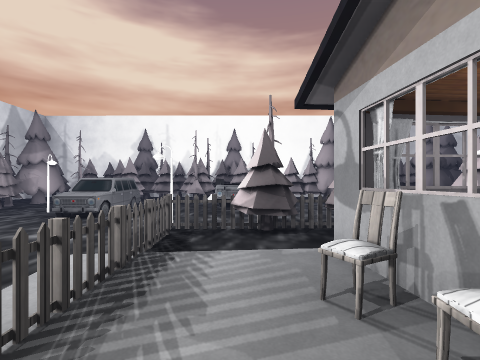
View 1 (above)

24 first-person views from a walk through a 3-D level made in the Unity game engine. The camera is 1.4 m above the floor, looks level and sees 85° across. Doors are open. The floor is counted in squares, 2 m on a side. Each view is taken from the middle of a square. On the plan, view 1 faces up. The plan holds only what a view shows up to about 9 squares ahead; the rest is blank. The place goes on beyond the plan. The player is left out. Some animated figures are left out. Some surface patterns are stand-ins.

View 2
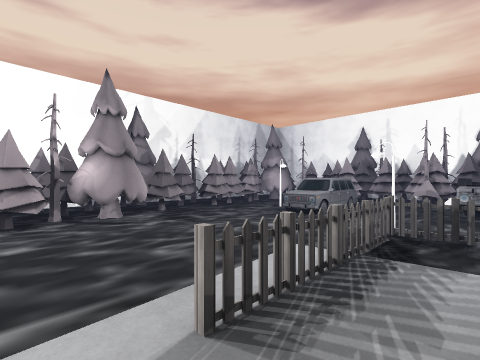

View 3
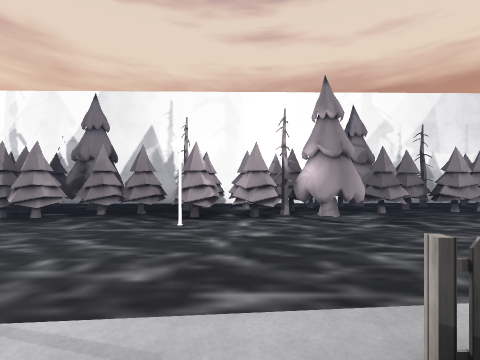

View 4
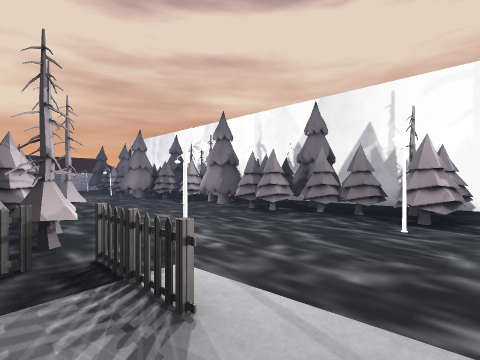

View 5
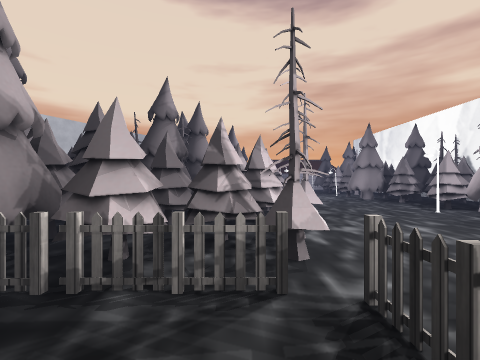

View 6
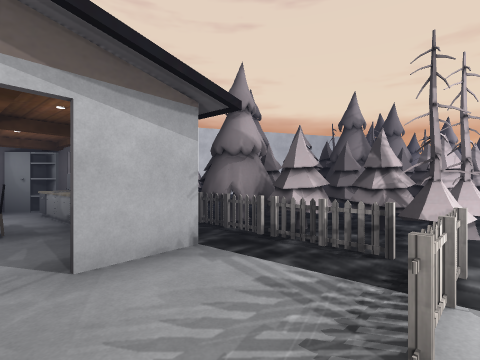

View 7
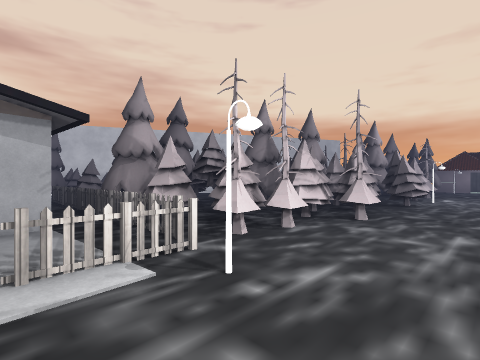

View 8
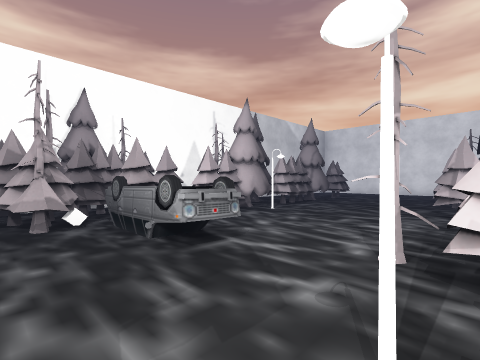

View 9
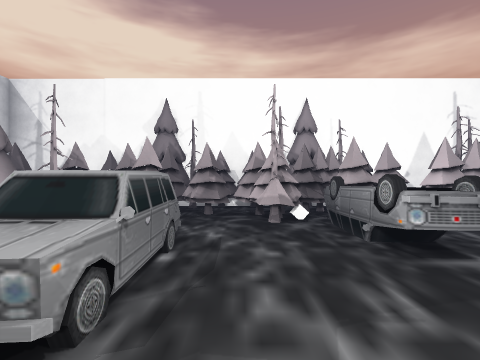

View 10
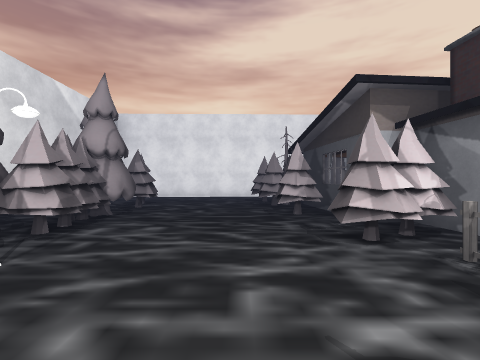

View 11
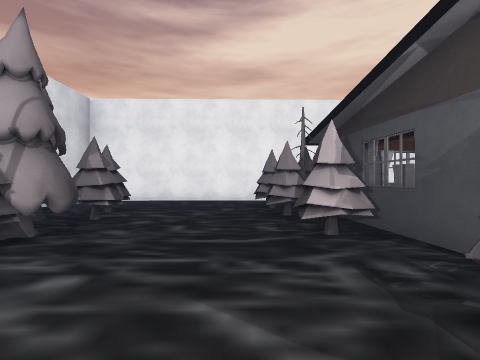

View 12
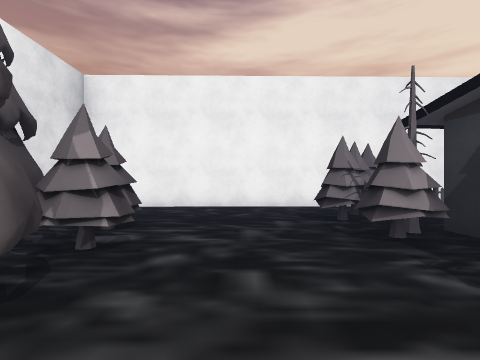

View 13
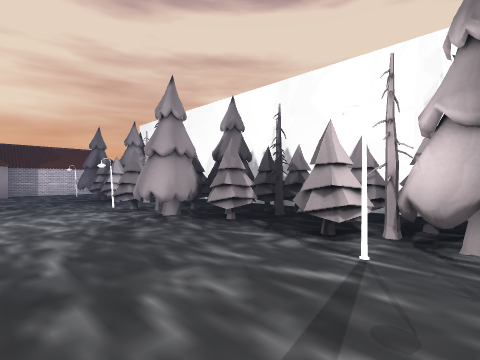

View 14
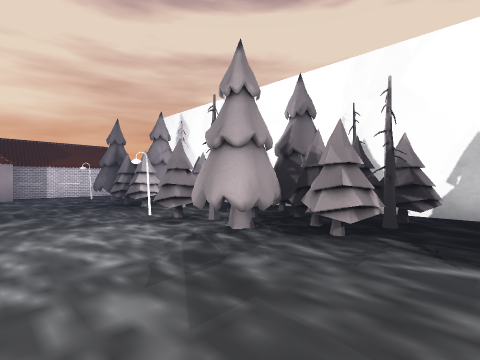

View 15
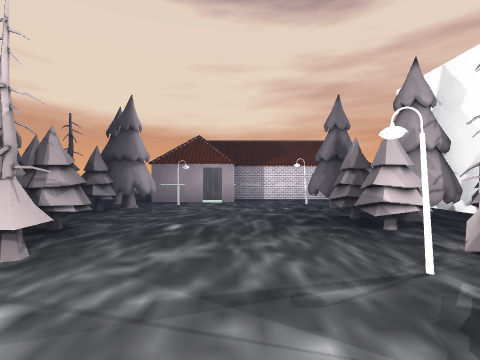

View 16
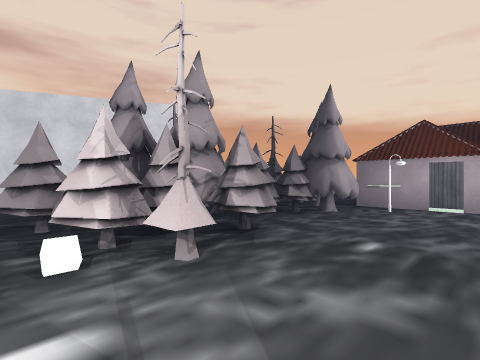

View 17
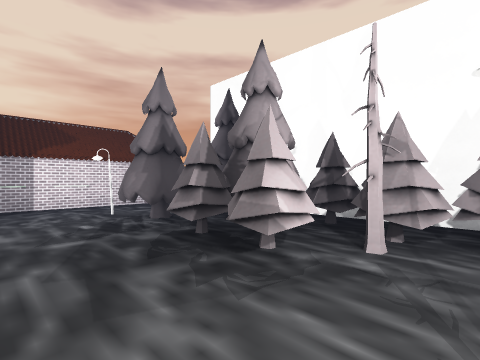

View 18
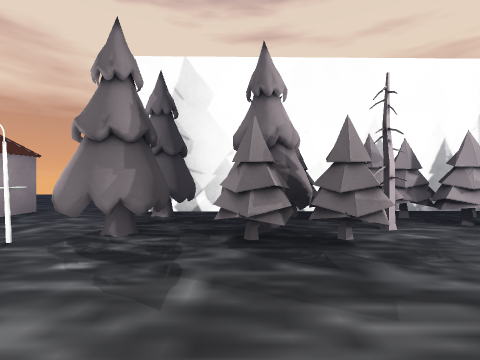

View 19
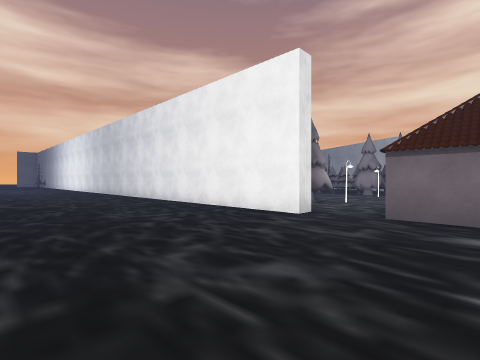

View 20
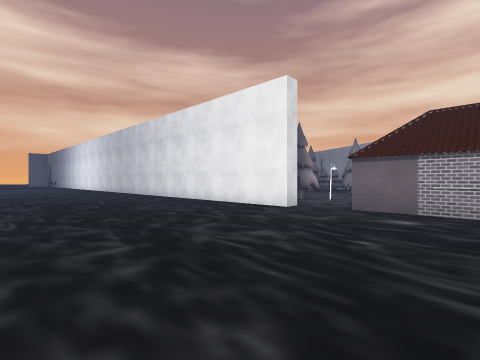

View 21
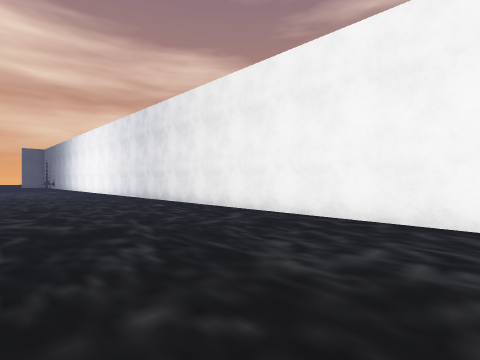

View 22
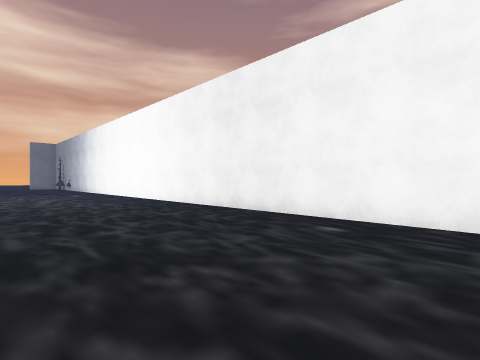

View 23
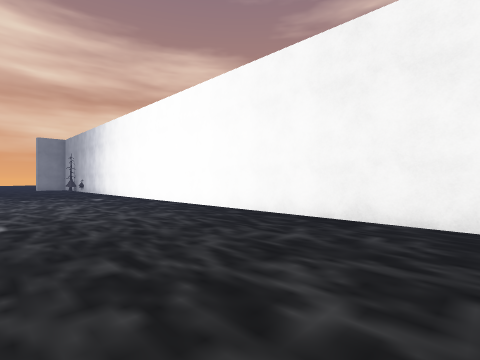

View 24
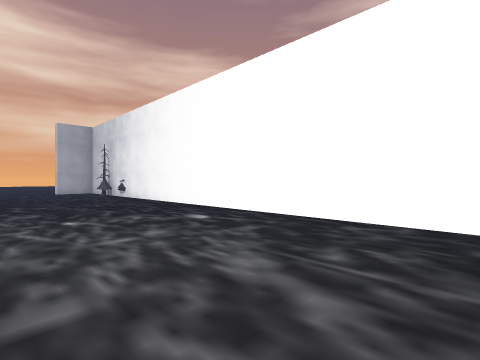

### Floor plan
Points are (right, up) in squares from view 1. A wall is a line through its corners. A room is listed if a view was taken in it or the views show most of it. See-through windows are left out.
Room 1 (views 1, 2, 3, 4, 5, 6, 7, 8, 9, 10, 11, 12, 13, 14, 15, 16, 17, 18, 19, 20, 21, 22, 23, 24)
walls: (-8, -7.7) (-8, -9.3); (-8.1, -0.1) (-8, -3.7); (1.1, 1.3) (1, 2.7); (-7.9, -11.2) (-7.8, -17.6); (5.3, -1.3) (6.4, -1.2); (5.8, -1.2) (6.4, -0.5); (-8.6, 3.4) (-8.7, 4.4); (4.2, 3) (5.2, 3.1); (-8.2, 6.3) (-8.2, 5.6); (6.4, 3.6) (6.9, 3.8); (6.3, 3.9) (8.5, 4.1); (6.3, -14) (7, -12.4); (-2.9, -19.3) (-0.5, -19.3); (-7.8, -19) (-8.3, -19) (-8.6, 0.4); (12, 0.8) (12, 2); (3.1, 11.1) (2.4, 11.1); (11.9, 4.6) (11.9, 10); (-7.8, -22.7) (-7.8, -20.5) (-3.2, -20.5)
objects: other object (-8, -10) to (-7, -10); other object (-8, 1) to (-7, 1); other object (-8, 2); other object (-8, 3) to (-7, 4); other object (-8, 5); other object (-7, -18); other object (-7, -16) to (-6, -15); other object (-7, -15); other object (-7, -14); other object (-7, -13) to (-6, -13); other object (-7, -12); other object (-7, -11); other object (-7, -9); other object (-7, -8) to (-6, -8); other object (-7, -6); other object (-7, -5); other object (-7, -4) to (-7, -3); other object (-7, -1) to (-7, 0); other object (-7, 2) to (-7, 3); other object (-7, 5); other object (-7, 6) to (-7, 7); other object (-7, 9) to (-6, 10); other object (-6, -18) to (-5, -17); other object (-6, -14); other object (-6, -12); other object (-6, -11); other object (-6, -10); other object (-6, -9); other object (-6, -7) to (-5, -7); other object (-6, -6); other object (-6, -5) to (-6, -4); other object (-6, -3); other object (-6, -2); other object (-6, -1); other object (-6, 0); other object (-6, 1) to (-5, 1); other object (-6, 2); other object (-6, 3) to (-6, 4); other object (-6, 5); other object (-6, 6); other object (-6, 7); other object (-6, 8); other object (-5, -19); other object (-5, -16); other object (-5, -15); other object (-5, -12); other object (-5, -11) to (-4, -11); other object (-5, -9); other object (-5, -8); other object (-5, -6); other object (-5, -5) to (-5, -4); other object (-5, -3); other object (-5, -1) to (-5, 0); other object (-5, 2); other object (-5, 8) to (-5, 9); other object (-5, 10) to (-5, 11); other object (-4, -13); other object (-4, -12); other object (-4, -7); other object (-4, -1); other object (-4, 6); other object (-4, 9) to (-3, 9); other object (-4, 10) to (-3, 10); other object (-4, 11); other object (-3, 6) to (-3, 7); other object (-3, 11); other object (-2, -11); other object (-2, -2); other object (-2, 9); other object (-2, 10) to (-2, 11); other object (-1, -18); other object (-1, -13); other object (-1, -12); other object (-1, -11); other object (-1, -10) to (-1, -9); other object (-1, -7) to (0, -7); other object (-1, -6); other object (-1, -4) to (0, -4); other object (-1, -2) to (-1, -1); other object (-1, 1) to (-1, 2); other object (-1, 3); other object (-1, 4); other object (-1, 8); other object (-1, 9); other object (-1, 10); other object (0, -19) to (1, -18); other object (0, -18) to (0, -17); other object (0, -15) to (0, -14); other object (0, -13); other object (0, -12) to (0, -11); other object (0, -10) to (0, -9); other object (0, -8); other object (0, -6); other object (0, -5); other object (0, -3) to (1, -3); other object (0, 4); other object (0, 7); other object (0, 8) to (0, 9); other object (0, 10); other object (0, 11); other object (1, -17); other object (1, -16); other object (1, -15) to (1, -14); other object (1, -13) to (2, -12); other object (1, -10) to (1, -9); other object (1, -8); other object (1, -7); other object (1, -7) to (2, -6); other object (1, -5) to (2, -5); other object (1, -4); other object (1, 1); other object (1, 4); other object (1, 5); other object (1, 9); other object (1, 10); other object (1, 11); other object (2, -18) to (2, -17); other object (2, -15); other object (2, -14); other object (2, -9); other object (2, -8); other object (2, -6); other object (2, -4) to (3, -4); other object (2, -3); other object (2, 3); other object (2, 4); other object (2, 9); other object (3, -7); other object (3, -6); other object (3, -3) to (4, -3); other object (3, 0); other object (3, 4); other object (3, 8); other object (3, 9); other object (3, 10); other object (4, -7); other object (4, -6); other object (4, -4); other object (4, -1) to (5, -1); other object (4, 4); other object (4, 5); other object (4, 9); other object (4, 10) to (5, 10); other object (4, 11); other object (5, -4); other object (5, -3); other object (5, 9); other object (6, -3) to (7, -3); other object (6, 4); other object (6, 5); other object (6, 9); other object (7, -4); other object (7, 9); other object (7, 10) to (8, 10); other object (8, 4) to (10, 5); other object (8, 9); other object (9, 5); other object (9, 9); other object (10, 4) to (11, 5); other object (11, 2) to (11, 3)

Positions as (right, up) in squares from view 1, and headings:
1: (0, 0), facing up
2: (0, 0), facing up-left
3: (0, 0), facing left
4: (0, 0), facing down-left
5: (0, -1), facing down
6: (-1, 0), facing down-right
7: (-3, -1), facing down-right
8: (-2, 4), facing up-right
9: (-2, 4), facing up
10: (1, 6), facing right
11: (3, 6), facing right
12: (5, 7), facing right
13: (-2, -6), facing down-left
14: (-2, -8), facing down-left
15: (-3, -11), facing down
16: (-3, -12), facing down-right
17: (-3, -13), facing down-left
18: (-2, -16), facing left
19: (-13, -22), facing up-right
20: (-14, -23), facing up-right
21: (-13, -18), facing up-right
22: (-13, -13), facing up-right
23: (-13, -10), facing up-right
24: (-13, -4), facing up-right
